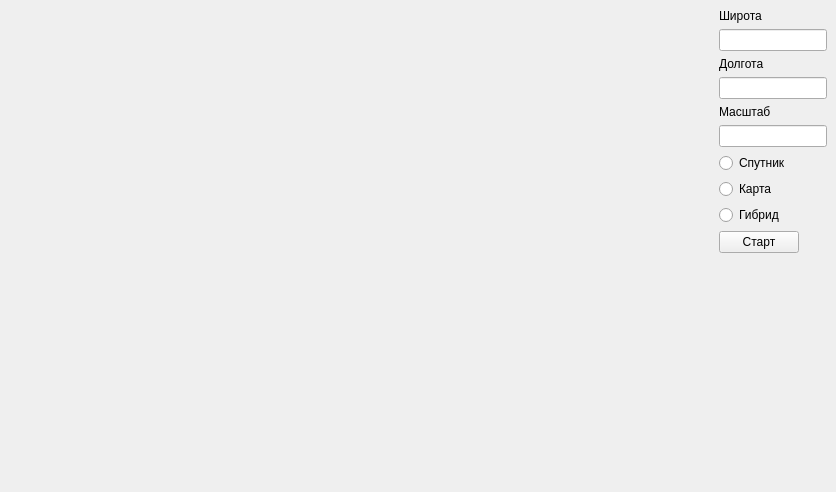
<?xml version="1.0" encoding="UTF-8"?>
<ui version="4.0">
 <class>MainWindow</class>
 <widget class="QMainWindow" name="MainWindow">
  <property name="geometry">
   <rect>
    <x>0</x>
    <y>0</y>
    <width>836</width>
    <height>492</height>
   </rect>
  </property>
  <property name="windowTitle">
   <string>map</string>
  </property>
  <widget class="QWidget" name="centralwidget">
   <layout class="QHBoxLayout" name="horizontalLayout">
    <item>
     <widget class="QLabel" name="label_map">
      <property name="text">
       <string/>
      </property>
     </widget>
    </item>
    <item>
     <layout class="QVBoxLayout" name="verticalLayout_3">
      <property name="rightMargin">
       <number>0</number>
      </property>
      <item>
       <widget class="QLabel" name="label_lattitude">
        <property name="text">
         <string>Широта</string>
        </property>
       </widget>
      </item>
      <item>
       <widget class="QLineEdit" name="lattitude_LineEdit">
        <property name="sizePolicy">
         <sizepolicy hsizetype="Fixed" vsizetype="Fixed">
          <horstretch>0</horstretch>
          <verstretch>0</verstretch>
         </sizepolicy>
        </property>
       </widget>
      </item>
      <item>
       <widget class="QLabel" name="label_longitude">
        <property name="text">
         <string>Долгота</string>
        </property>
       </widget>
      </item>
      <item>
       <widget class="QLineEdit" name="longitude_LineEdit">
        <property name="sizePolicy">
         <sizepolicy hsizetype="Fixed" vsizetype="Fixed">
          <horstretch>0</horstretch>
          <verstretch>0</verstretch>
         </sizepolicy>
        </property>
       </widget>
      </item>
      <item>
       <widget class="QLabel" name="label_scale">
        <property name="text">
         <string>Масштаб</string>
        </property>
       </widget>
      </item>
      <item>
       <widget class="QLineEdit" name="scale_LineEdit">
        <property name="sizePolicy">
         <sizepolicy hsizetype="Fixed" vsizetype="Fixed">
          <horstretch>0</horstretch>
          <verstretch>0</verstretch>
         </sizepolicy>
        </property>
       </widget>
      </item>
      <item>
       <widget class="QRadioButton" name="sat_radioButton">
        <property name="text">
         <string>Спутник</string>
        </property>
       </widget>
      </item>
      <item>
       <widget class="QRadioButton" name="map_radioButton">
        <property name="text">
         <string>Карта</string>
        </property>
       </widget>
      </item>
      <item>
       <widget class="QRadioButton" name="hibrid_radioButton">
        <property name="text">
         <string>Гибрид</string>
        </property>
       </widget>
      </item>
      <item>
       <widget class="QPushButton" name="start_button">
        <property name="sizePolicy">
         <sizepolicy hsizetype="Fixed" vsizetype="Fixed">
          <horstretch>0</horstretch>
          <verstretch>0</verstretch>
         </sizepolicy>
        </property>
        <property name="text">
         <string>Старт</string>
        </property>
       </widget>
      </item>
      <item>
       <spacer name="verticalSpacer">
        <property name="orientation">
         <enum>Qt::Vertical</enum>
        </property>
        <property name="sizeHint" stdset="0">
         <size>
          <width>20</width>
          <height>40</height>
         </size>
        </property>
       </spacer>
      </item>
     </layout>
    </item>
   </layout>
  </widget>
 </widget>
 <resources/>
 <connections/>
</ui>
